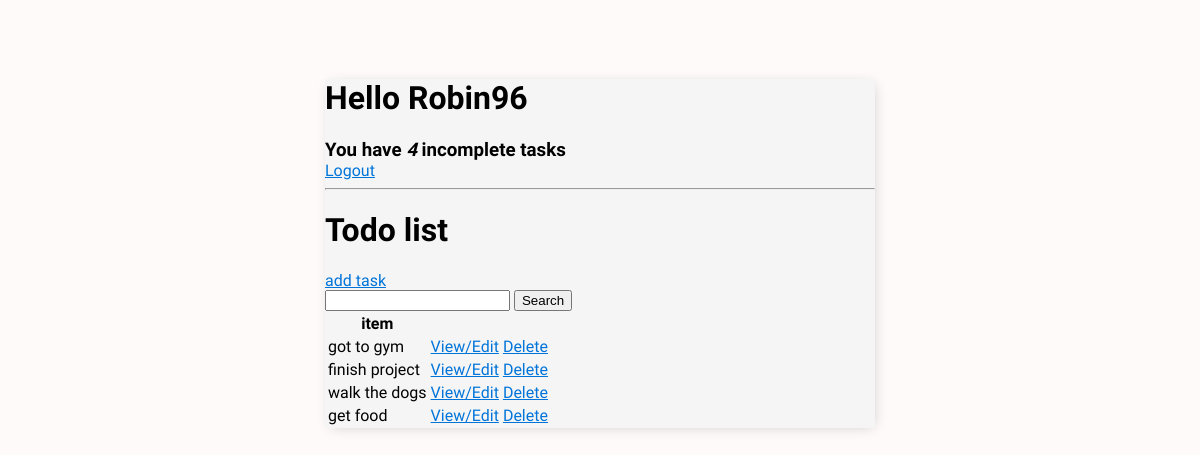
Page / (signed in) on the earlier database version.
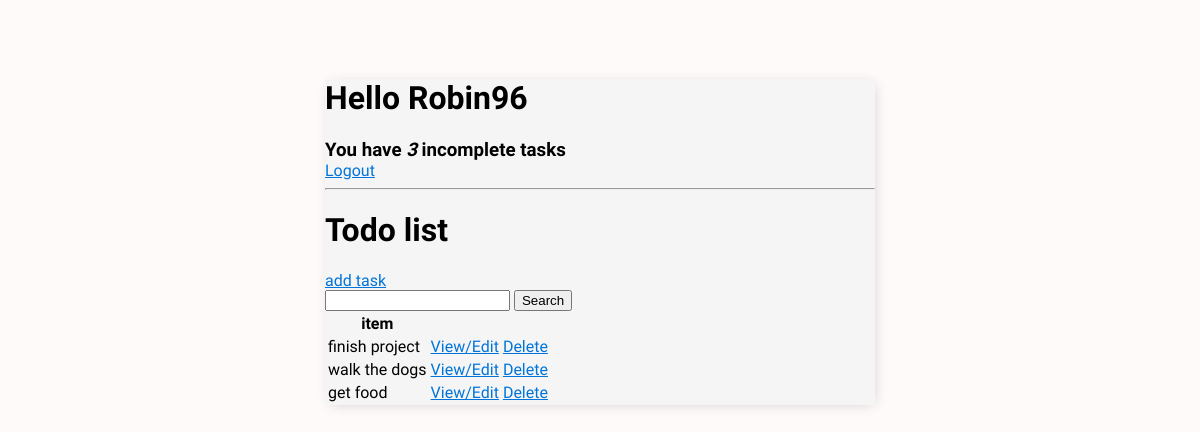
Same page on the later database version.
### todo_base/models.py (models this page shows, shortened)
class  Task(models.Model):
     user = models.ForeignKey(User, on_delete=models.CASCADE, null = True, blank = True)
     title = models.CharField(max_length= 200)
     description = models.TextField(null = True, blank = True)
     complete = models.BooleanField(default = False)
     created = models.DateTimeField(auto_now_add= True)
     class Meta:
         ordering = ['complete']

### todo_base/views.py (the view)
# urls.py: path('', TaskList.as_view(), name = 'tasks'),
class TaskList(LoginRequiredMixin, ListView):
    model = Task
    context_object_name = 'tasks'
    def get_context_data(self, **kwargs):
        context = super().get_context_data(**kwargs)
        context['tasks'] = context['tasks'].filter(user=self.request.user)
        context['count'] = context['tasks'].filter(complete=False).count()
        search_input = self.request.GET.get('search-area') or ''
        if search_input:
            context['tasks'] = context['tasks'].filter(title__contains = search_input)
        context['search_input'] = search_input
        return context

### todo_base/templates/todo_base/task_list.html
{% extends 'todo_base/main.html' %}
{% block content %}
<div class="header-bar">
    <div>
        <h1>Hello {{request.user|title}}</h1>
        <h3 style="margin:0">You have <i>{{count}}</i> incomplete task{{count|pluralize}}</h3>
    </div>
    {% if request.user.is_authenticated %}
    <a href="{% url 'logout' %}">Logout</a>
    {% else %}
    <a href="{% url 'login' %}">Login</a>
    {% endif %}
</div>
<hr>
<h1>Todo list</h1>
<a href="{% url 'task-create' %}">add task</a>
<form method="GET">
    <input type="text" name="search-area" value="{{search_input}}">
    <input type="submit" value="Search">
</form>
<table>
    <tr>
        <th>item</th>
        <th> </th>
        <th> </th>
    </tr>
    {% for task in tasks %}
    <tr>
        <td>{{task.title}}</td>
        <td><a href="{% url 'task-update' task.id %}">View/Edit</a></td>
        <td><a href="{% url 'task-delete' task.id %}">Delete</a></td>
    </tr>
    {% empty %}
    <h3>No items in list</h3>
    {% endfor %}
</table>
{% endblock content %}

### todo_base/templates/todo_base/main.html (shortened to what this page needs)
{% load static %}
<!DOCTYPE html>
<html lang="en">
<head>
    <link href="{% static 'css/main.css' %}" rel="stylesheet">
</head>
<body>
    <div class="container">
        {% block content %}
        {% endblock content %}
    </div>
</body>
</html>

### todo_app/static/css/main.css (style rules this page uses)
body { background-color: #FFFAFA; font-family: 'Raleway', sans-serif; padding-top: 50px; }
a, p { color: #0074D9; }
.container { max-width: 550px; margin: auto; background-color: whitesmoke; -webkit-box-shadow: 2px 2px 13px -4px rgba(0, 0, 0, 0.21); box-shadow: 2px 2px 13px -4px rgba(0, 0, 0, 0.21); }

Differences in the rows shown:
removed Task: title "got to gym"
Other differences:
{{ count }}: "4" → "3"
